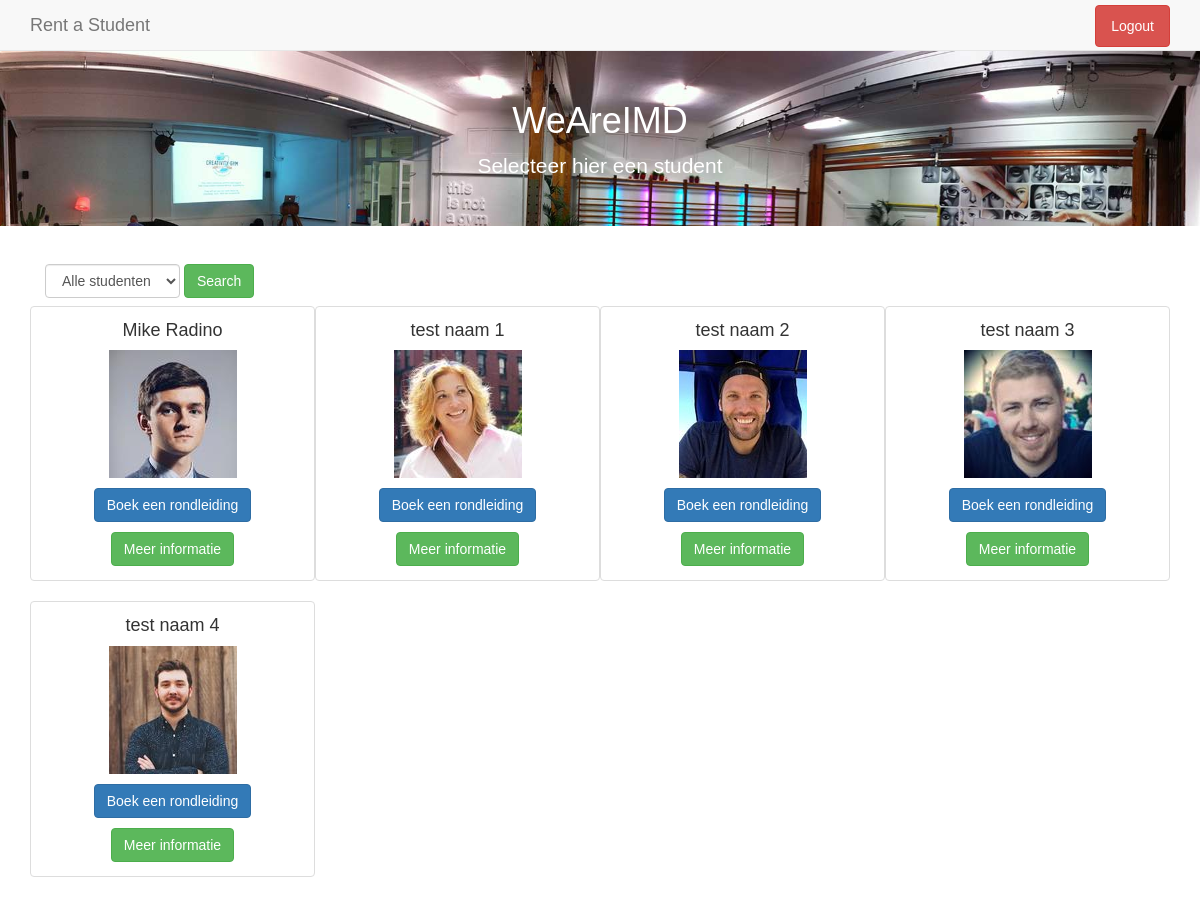
The app's page /student_page.php, older data.
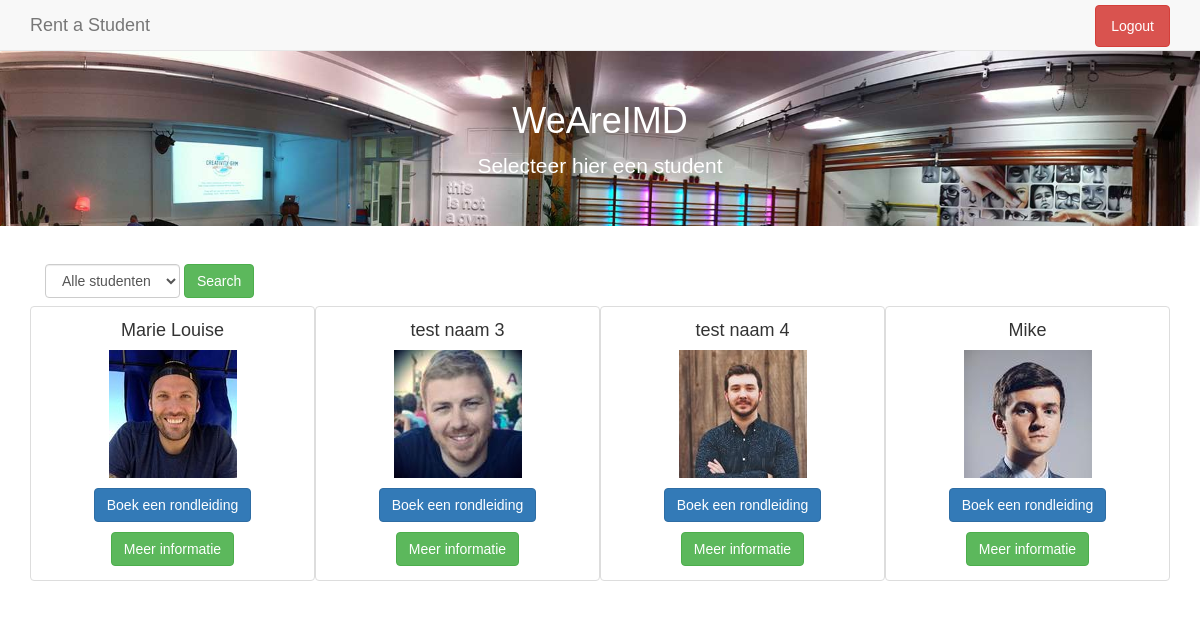
The same page, newer data.
### tables this page shows
CREATE TABLE IF NOT EXISTS `users` (
`id` int(11) NOT NULL,
  `username` varchar(30) NOT NULL,
  `password` varchar(64) NOT NULL,
  `salt` varchar(32) NOT NULL,
  `name` varchar(60) NOT NULL,
  `description` varchar(255) NOT NULL,
  `photo_url` varchar(255) NOT NULL,
  `branch` varchar(255) NOT NULL,
  `grade` varchar(11) NOT NULL,
  `date` varchar(255) NOT NULL,
  `group` varchar(255) NOT NULL
);

### classes/Db.class.php (called while the page is built, shortened)
<?php
class Db {
	private static $_instance = null;
	private $_pdo, $_query, $_error = false, $_results, $_count = 0;
	private function __construct() {
		try {
			$this->_pdo = new PDO('mysql:host=' . Config::get('mysql/host') . ';dbname=' . Config::get('mysql/db'), Config::get('mysql/username'), Config::get('mysql/password'));
		} catch(PDOExceptio $e) {
			die($e->getMessage());
		}
	}
	public static function getInstance() {
		if(!isset(self::$_instance)) {
			self::$_instance = new Db();
		}
		return self::$_instance;
	}
	public function query($sql, $params = array()) {
		if($this->_query = $this->_pdo->prepare($sql)) {
			if($this->_query->execute()) {
				$this->_results = $this->_query->fetchAll(PDO::FETCH_OBJ);
			}else{
				$this->_error = true;
			}
		}
		return $this;
	}
	public function results() {
		return $this->_results;
	}
}

### classes/Config.class.php (called while the page is built)
<?php
class Config {
	public static function get($path = null) {
		if($path) {
			$config = $GLOBALS['config'];
			$path = explode('/', $path);
			foreach ($path as $bit) {
				if(isset($config[$bit])) {
					$config = $config[$bit];
				}
			}
			return $config;
		}
		return false;
	}
}

### student_page.php (the view, shortened to what this page needs)
<?php
$user = new User();
?><!DOCTYPE html>
<html lang="en">
<head>
    <link rel="stylesheet" type="text/css" href="css/reset.css" />
    <link rel="stylesheet" type="text/css" href="css/bootstrap.min.css" />
    <link rel="stylesheet" type="text/css" href="css/style.css"/>
</head>
<body>
	<nav class="navbar navbar-default navbar-static-top">
		<div class="container">
			<a class="navbar-brand" href="index.php">Rent a Student</a>
			<ul class="nav nav-pills pull-right" style="margin-top: 5px;">
				<li><a class="btn btn-danger pull-right" href="logout.php">Logout</a></li>
			</ul>
		</div>
	</nav>
	<div class="jumbotron_booking text-center">
		<div class="container">
			<h1>WeAreIMD</h1>
			<p>Selecteer hier een student</p>
		</div>
	</div>
	<div class="container">
		<form class="navbar-form">
			<div class="form-group" action="" method="get">
				<select name="date" class="form-control" id="date">
					<option value="">Alle studenten</option>
				</select>
			</div>
			<input type="submit" class="btn btn-success" value="Search"/>
		</form>
		<?php
		if(!empty($_GET['date'])) {
			$list = Input::get('date');
			$user = Db::getInstance()->query("SELECT * FROM users WHERE date LIKE '$list'");
		} else {
			$user = Db::getInstance()->query("SELECT * FROM users");
		}
		?>
		<?php foreach ($user->results() as $user) { ?>
			<div class='col-lg-3 col-md-4 col-xs-6 text-center thumbnail'>
				<h4 ><?php echo $user->name; ?></h4>
				<img class='img-responsive' src="<?php echo $user->photo_url; ?>" style="margin-bottom: 10px;">
				<form action="booking.php" method="post">
					<p><button type="submit" name="user_id" class='btn btn-primary' value="<?php echo $user->id; ?>"/>Boek een rondleiding</button></p>
				</form>
				<form action="profile_general.php" method="get">
					<p><button type="submit" class='btn btn-success' name="profile_id" value="<?php echo $user->id; ?>"/>Meer informatie</button></p>
				</form>
			</div>
		<?php } ?>
	</div>
</body>
</html>

### css/style.css (style rules this page uses)
body { font-family: sans-serif; }
.navbar { margin-bottom: 0; }
.jumbotron_booking { background-image: url("../images/background.jpg"); padding: 30px 15px; margin-bottom: 30px; color: inherit; background-size: cover; }
.jumbotron_booking h1, .jumbotron_booking .h1 { color: white; }
.jumbotron_booking p { margin-bottom: 15px; font-size: 21px; font-weight: 200; color: white; }
.jumbotron_booking .container { max-width: 100%; }

Row changes from the older to the newer data that the page shows:
removed users: name "Mike Radino", photo_url (picture), $user->id 15 (drawn)
removed users: name "test naam 1", photo_url (picture), $user->id 16 (drawn)
changed users: name "test naam 2" → "Marie Louise"
added users: name "Mike", photo_url (picture), $user->id 20 (drawn)
